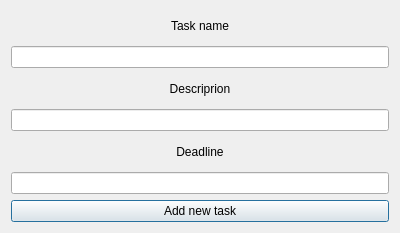
<?xml version="1.0" encoding="UTF-8"?>
<ui version="4.0">
 <class>AddTask</class>
 <widget class="QDialog" name="AddTask">
  <property name="geometry">
   <rect>
    <x>0</x>
    <y>0</y>
    <width>400</width>
    <height>233</height>
   </rect>
  </property>
  <property name="windowTitle">
   <string>Dialog</string>
  </property>
  <layout class="QVBoxLayout" name="verticalLayout_2">
   <item>
    <layout class="QGridLayout" name="gridLayout">
     <item row="0" column="0">
      <widget class="QLabel" name="task_name">
       <property name="text">
        <string>Task name</string>
       </property>
       <property name="alignment">
        <set>Qt::AlignCenter</set>
       </property>
      </widget>
     </item>
     <item row="1" column="0">
      <widget class="QLineEdit" name="task_name_edit"/>
     </item>
     <item row="4" column="0">
      <widget class="QLabel" name="task_deadline">
       <property name="text">
        <string>Deadline</string>
       </property>
       <property name="alignment">
        <set>Qt::AlignCenter</set>
       </property>
      </widget>
     </item>
     <item row="3" column="0">
      <widget class="QLineEdit" name="task_description_edit"/>
     </item>
     <item row="6" column="0">
      <widget class="QPushButton" name="add_task">
       <property name="text">
        <string>Add new task</string>
       </property>
      </widget>
     </item>
     <item row="2" column="0">
      <widget class="QLabel" name="task_description">
       <property name="text">
        <string>Descriprion</string>
       </property>
       <property name="alignment">
        <set>Qt::AlignCenter</set>
       </property>
      </widget>
     </item>
     <item row="5" column="0">
      <widget class="QLineEdit" name="task_deadline_edit"/>
     </item>
    </layout>
   </item>
  </layout>
 </widget>
 <resources/>
 <connections/>
</ui>
